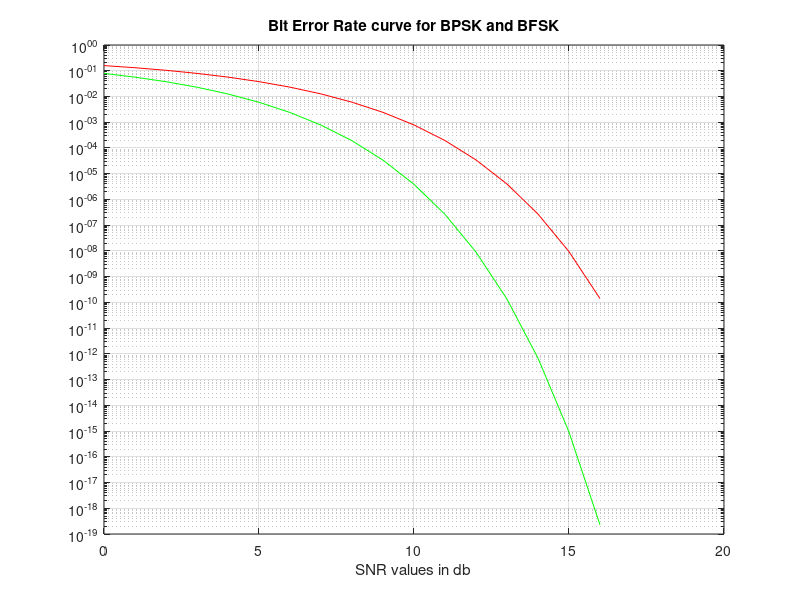

Source code (MATLAB): (Note: this script raises an error after producing the figure.)
SNRdb=0:1:16;
SNR=10.^(SNRdb/10);
Pe_bpsk=0.5*erfc(sqrt(SNR));
Pe_bfsk=0.5*erfc(sqrt(SNR/2));
semilogy(SNRdb,Pe_bpsk,'g');         % for base 10 scale in y exis
hold on;
semilogy(SNRdb,Pe_bfsk,'r');
grid on;
title('Bit Error Rate curve for BPSK and BFSK')
xlabel('SNR values in db')
Ylabel('Bit Error Rate')
